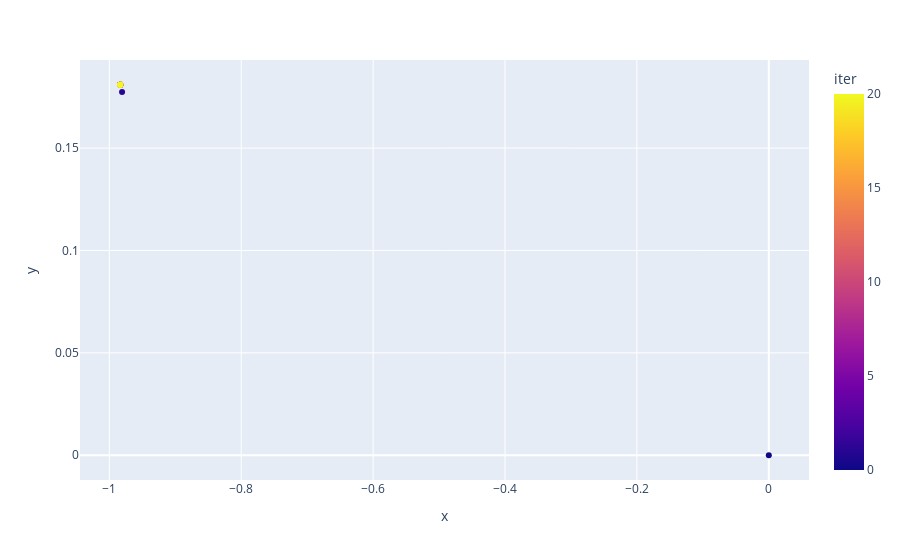

Notebook source saved alongside this figure:
### Code cell
plot_2d_iters(10, 20)

### Figure 1 — Plotly figure (JSON) as saved in the notebook; plotly's stock layout.template omitted (floating-point values rounded to 4 significant figures)
{"data": [{"hovertemplate": "x=%{x}<br>y=%{y}<br>iter=%{marker.color}<extra></extra>", "legendgroup": "", "marker": {"color": [0.0, 1.0, 2.0, 3.0, 4.0, 5.0, 6.0, 7.0, 8.0, 9.0, 10.0, 11.0, 12.0, 13.0, 14.0, 15.0, 16.0, 17.0, 18.0, 19.0, 20.0], "coloraxis": "coloraxis", "symbol": "circle"}, "mode": "markers", "name": "", "orientation": "v", "showlegend": false, "type": "scatter", "x": [0.0, -0.9807, -0.9835, -0.9835, -0.9835, -0.9835, -0.9835, -0.9835, -0.9835, -0.9835, -0.9835, -0.9835, -0.9835, -0.9835, -0.9835, -0.9835, -0.9835, -0.9835, -0.9835, -0.9835, -0.9835], "xaxis": "x", "y": [0.0, 0.1773, 0.1809, 0.1809, 0.1809, 0.1809, 0.1809, 0.1809, 0.1809, 0.1809, 0.1809, 0.1809, 0.1809, 0.1809, 0.1809, 0.1809, 0.1809, 0.1809, 0.1809, 0.1809, 0.1809], "yaxis": "y"}], "layout": {"coloraxis": {"colorbar": {"title": {"text": "iter"}}, "colorscale": [[0, "#0d0887"], [0.1111, "#46039f"], [0.2222, "#7201a8"], [0.3333, "#9c179e"], [0.4444, "#bd3786"], [0.5556, "#d8576b"], [0.6667, "#ed7953"], [0.7778, "#fb9f3a"], [0.8889, "#fdca26"], [1, "#f0f921"]]}, "legend": {"tracegroupgap": 0}, "margin": {"t": 60}, "xaxis": {"anchor": "y", "domain": [0, 1], "title": {"text": "x"}}, "yaxis": {"anchor": "x", "domain": [0, 1], "title": {"text": "y"}}}}
